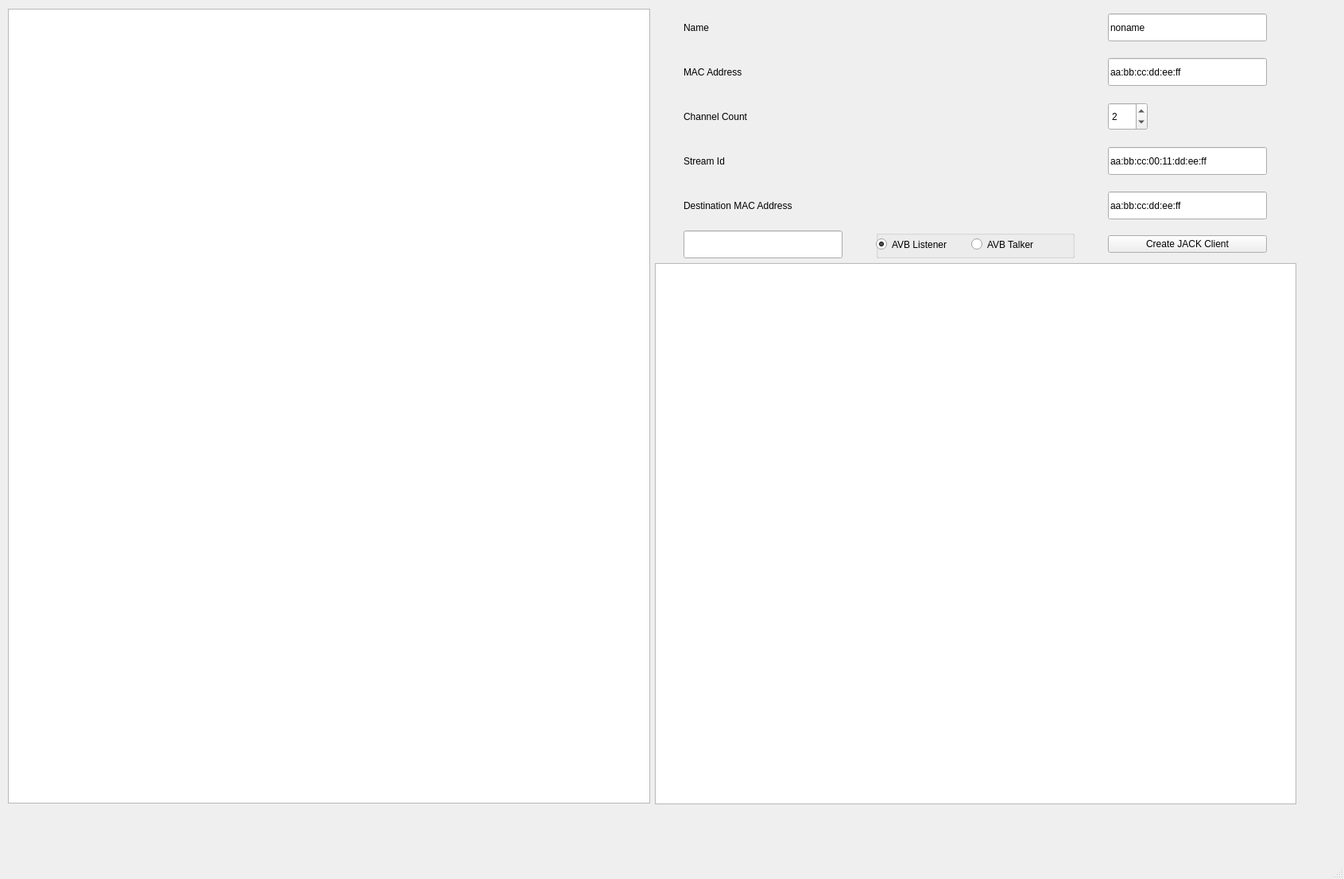
<?xml version="1.0" encoding="UTF-8"?>
<ui version="4.0">
 <class>MainWindow</class>
 <widget class="QMainWindow" name="MainWindow">
  <property name="geometry">
   <rect>
    <x>0</x>
    <y>0</y>
    <width>1691</width>
    <height>1106</height>
   </rect>
  </property>
  <property name="windowTitle">
   <string>MainWindow</string>
  </property>
  <widget class="QWidget" name="centralwidget">
   <widget class="QWidget" name="horizontalLayoutWidget">
    <property name="geometry">
     <rect>
      <x>10</x>
      <y>10</y>
      <width>1621</width>
      <height>1002</height>
     </rect>
    </property>
    <layout class="QHBoxLayout" name="horizontalLayout">
     <item>
      <widget class="QTableWidget" name="tableWidget">
       <property name="minimumSize">
        <size>
         <width>200</width>
         <height>200</height>
        </size>
       </property>
       <property name="maximumSize">
        <size>
         <width>1000</width>
         <height>1000</height>
        </size>
       </property>
      </widget>
     </item>
     <item>
      <layout class="QVBoxLayout" name="verticalLayout">
       <item>
        <layout class="QGridLayout" name="gridLayout">
         <item row="5" column="1">
          <widget class="QGroupBox" name="groupBox">
           <property name="minimumSize">
            <size>
             <width>250</width>
             <height>35</height>
            </size>
           </property>
           <property name="maximumSize">
            <size>
             <width>250</width>
             <height>35</height>
            </size>
           </property>
           <property name="title">
            <string/>
           </property>
           <widget class="QRadioButton" name="radioButton_2">
            <property name="geometry">
             <rect>
              <x>0</x>
              <y>0</y>
              <width>100</width>
              <height>35</height>
             </rect>
            </property>
            <property name="minimumSize">
             <size>
              <width>100</width>
              <height>35</height>
             </size>
            </property>
            <property name="maximumSize">
             <size>
              <width>100</width>
              <height>35</height>
             </size>
            </property>
            <property name="text">
             <string>AVB Listener</string>
            </property>
            <property name="checked">
             <bool>true</bool>
            </property>
           </widget>
           <widget class="QRadioButton" name="radioButton">
            <property name="geometry">
             <rect>
              <x>120</x>
              <y>0</y>
              <width>100</width>
              <height>35</height>
             </rect>
            </property>
            <property name="minimumSize">
             <size>
              <width>100</width>
              <height>35</height>
             </size>
            </property>
            <property name="maximumSize">
             <size>
              <width>100</width>
              <height>35</height>
             </size>
            </property>
            <property name="text">
             <string>AVB Talker</string>
            </property>
            <property name="checked">
             <bool>false</bool>
            </property>
           </widget>
          </widget>
         </item>
         <item row="4" column="0">
          <widget class="QLabel" name="label_3">
           <property name="minimumSize">
            <size>
             <width>200</width>
             <height>50</height>
            </size>
           </property>
           <property name="maximumSize">
            <size>
             <width>200</width>
             <height>50</height>
            </size>
           </property>
           <property name="text">
            <string>Destination MAC Address</string>
           </property>
          </widget>
         </item>
         <item row="4" column="2">
          <widget class="QLineEdit" name="lineEdit_2">
           <property name="minimumSize">
            <size>
             <width>200</width>
             <height>35</height>
            </size>
           </property>
           <property name="maximumSize">
            <size>
             <width>200</width>
             <height>35</height>
            </size>
           </property>
           <property name="text">
            <string>aa:bb:cc:dd:ee:ff</string>
           </property>
          </widget>
         </item>
         <item row="2" column="2">
          <widget class="QSpinBox" name="spinBox">
           <property name="minimumSize">
            <size>
             <width>50</width>
             <height>35</height>
            </size>
           </property>
           <property name="maximumSize">
            <size>
             <width>50</width>
             <height>35</height>
            </size>
           </property>
           <property name="minimum">
            <number>1</number>
           </property>
           <property name="maximum">
            <number>64</number>
           </property>
           <property name="value">
            <number>2</number>
           </property>
          </widget>
         </item>
         <item row="3" column="2">
          <widget class="QLineEdit" name="lineEdit">
           <property name="minimumSize">
            <size>
             <width>200</width>
             <height>35</height>
            </size>
           </property>
           <property name="maximumSize">
            <size>
             <width>200</width>
             <height>35</height>
            </size>
           </property>
           <property name="text">
            <string>aa:bb:cc:00:11:dd:ee:ff</string>
           </property>
          </widget>
         </item>
         <item row="3" column="0">
          <widget class="QLabel" name="label_2">
           <property name="minimumSize">
            <size>
             <width>200</width>
             <height>50</height>
            </size>
           </property>
           <property name="maximumSize">
            <size>
             <width>200</width>
             <height>50</height>
            </size>
           </property>
           <property name="text">
            <string>Stream Id</string>
           </property>
          </widget>
         </item>
         <item row="2" column="0">
          <widget class="QLabel" name="label">
           <property name="minimumSize">
            <size>
             <width>200</width>
             <height>50</height>
            </size>
           </property>
           <property name="maximumSize">
            <size>
             <width>200</width>
             <height>50</height>
            </size>
           </property>
           <property name="text">
            <string>Channel Count</string>
           </property>
          </widget>
         </item>
         <item row="5" column="0">
          <widget class="QLineEdit" name="lineEdit_3">
           <property name="minimumSize">
            <size>
             <width>200</width>
             <height>35</height>
            </size>
           </property>
           <property name="maximumSize">
            <size>
             <width>200</width>
             <height>35</height>
            </size>
           </property>
          </widget>
         </item>
         <item row="5" column="2">
          <widget class="QPushButton" name="pushButton">
           <property name="text">
            <string>Create JACK Client</string>
           </property>
          </widget>
         </item>
         <item row="0" column="2">
          <widget class="QLineEdit" name="lineEdit_4">
           <property name="minimumSize">
            <size>
             <width>200</width>
             <height>35</height>
            </size>
           </property>
           <property name="maximumSize">
            <size>
             <width>200</width>
             <height>35</height>
            </size>
           </property>
           <property name="text">
            <string>noname</string>
           </property>
          </widget>
         </item>
         <item row="0" column="0">
          <widget class="QLabel" name="label_4">
           <property name="minimumSize">
            <size>
             <width>200</width>
             <height>50</height>
            </size>
           </property>
           <property name="maximumSize">
            <size>
             <width>200</width>
             <height>50</height>
            </size>
           </property>
           <property name="text">
            <string>Name</string>
           </property>
          </widget>
         </item>
         <item row="1" column="0">
          <widget class="QLabel" name="label_5">
           <property name="minimumSize">
            <size>
             <width>200</width>
             <height>50</height>
            </size>
           </property>
           <property name="maximumSize">
            <size>
             <width>200</width>
             <height>50</height>
            </size>
           </property>
           <property name="text">
            <string>MAC Address</string>
           </property>
          </widget>
         </item>
         <item row="1" column="2">
          <widget class="QLineEdit" name="lineEdit_5">
           <property name="minimumSize">
            <size>
             <width>200</width>
             <height>35</height>
            </size>
           </property>
           <property name="maximumSize">
            <size>
             <width>200</width>
             <height>35</height>
            </size>
           </property>
           <property name="text">
            <string>aa:bb:cc:dd:ee:ff</string>
           </property>
          </widget>
         </item>
        </layout>
       </item>
       <item>
        <widget class="QTextEdit" name="textEdit">
         <property name="minimumSize">
          <size>
           <width>400</width>
           <height>100</height>
          </size>
         </property>
         <property name="maximumSize">
          <size>
           <width>1000</width>
           <height>1000</height>
          </size>
         </property>
        </widget>
       </item>
      </layout>
     </item>
    </layout>
   </widget>
  </widget>
  <widget class="QMenuBar" name="menubar">
   <property name="geometry">
    <rect>
     <x>0</x>
     <y>0</y>
     <width>1691</width>
     <height>22</height>
    </rect>
   </property>
  </widget>
  <widget class="QStatusBar" name="statusbar"/>
 </widget>
 <resources/>
 <connections/>
</ui>
